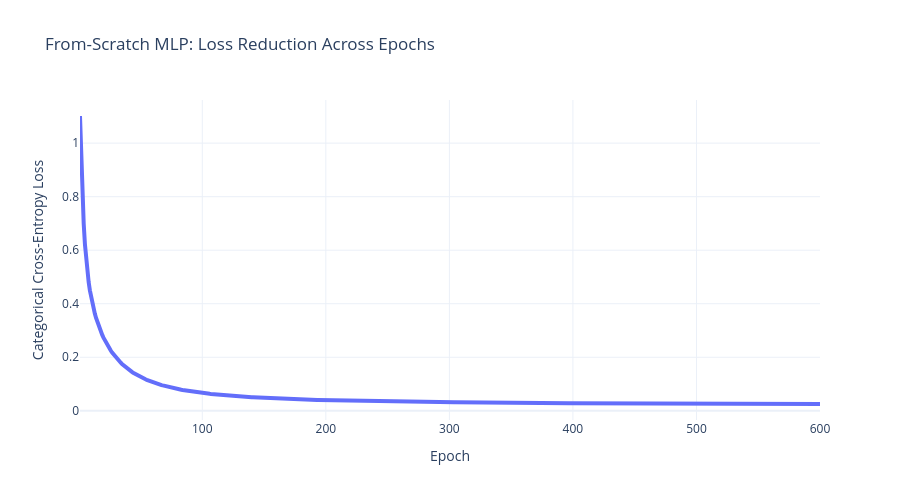
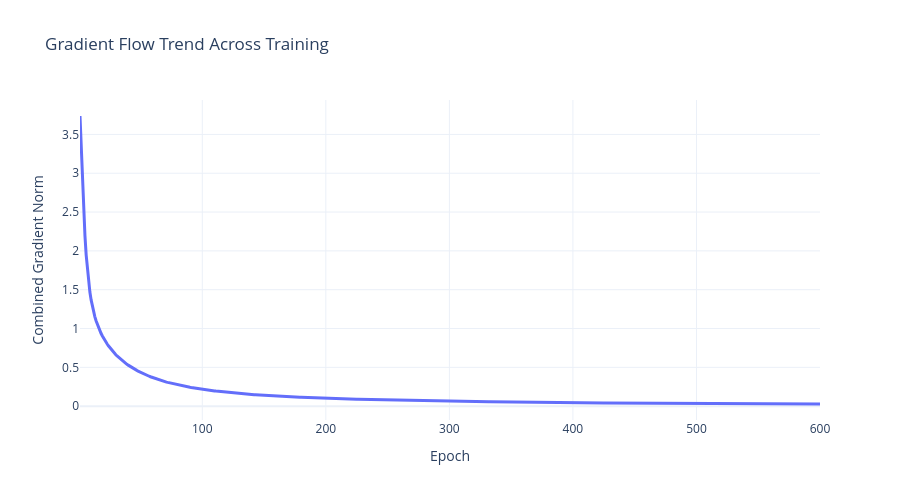

Source (notebook cell) for these figures, in order:
### Markdown cell above
## 📊 Visual Analysis of the From-Scratch Network

Now we visualize what the network learned.

### Why is visualization important?

Because training a neural network is not just about getting an accuracy number.

We also want to understand:

- whether the loss reduced smoothly
- whether gradients were stable
- whether the network actually learned meaningful decision boundaries
- whether the model is confident in its predictions

### What this tells us

If the plots look healthy, it means:

- forward propagation is producing useful representations
- backpropagation is updating weights in the right direction
- the network is learning patterns rather than guessing randomly

### Real-world analogy

In a company project, accuracy alone is like hearing “the patient is stable.”  
You still want the full chart:

- heart rate
- oxygen level
- blood pressure
- trend over time

Similarly, these plots help us inspect the internal health of training.

### Code cell
# -----------------------------------------
# BEAUTIFUL VISUALS FOR THE NUMPY MLP
# -----------------------------------------
# 1. Loss curve
fig_loss = go.Figure()
fig_loss.add_trace(go.Scatter(
    x=list(range(1, len(losses_np) + 1)),
    y=losses_np,
    mode="lines",
    name="Training Loss",
    line=dict(width=4)
))
fig_loss.update_layout(
    title="From-Scratch MLP: Loss Reduction Across Epochs",
    template="plotly_white",
    xaxis_title="Epoch",
    yaxis_title="Categorical Cross-Entropy Loss",
    height=500
)
fig_loss.show()

# 2. Gradient norm curve
fig_grad = go.Figure()
fig_grad.add_trace(go.Scatter(
    x=list(range(1, len(grad_norms) + 1)),
    y=grad_norms,
    mode="lines",
    name="Gradient Norm",
    line=dict(width=3)
))
fig_grad.update_layout(
    title="Gradient Flow Trend Across Training",
    template="plotly_white",
    xaxis_title="Epoch",
    yaxis_title="Combined Gradient Norm",
    height=500
)
fig_grad.show()

# 3. Decision boundary
xx, yy = np.meshgrid(
    np.linspace(X_train_np[:, 0].min() - 1.5, X_train_np[:, 0].max() + 1.5, 300),
    np.linspace(X_train_np[:, 1].min() - 1.5, X_train_np[:, 1].max() + 1.5, 300)
)

grid = np.c_[xx.ravel(), yy.ravel()]
gZ1 = grid @ W1 + b1
gA1 = relu(gZ1)
gZ2 = gA1 @ W2 + b2
gA2 = relu(gZ2)
gZ3 = gA2 @ W3 + b3
gA3 = softmax(gZ3)
grid_preds = np.argmax(gA3, axis=1).reshape(xx.shape)

plt.figure(figsize=(10, 8))
plt.contourf(xx, yy, grid_preds, alpha=0.35, levels=np.arange(-0.5, 3.5, 1), cmap="viridis")
plt.scatter(X_test_np[:, 0], X_test_np[:, 1], c=y_test_np, cmap="viridis", s=40, edgecolors="black")
plt.title("Decision Regions Learned by the From-Scratch Multi-Layer Perceptron", fontsize=15)
plt.xlabel("Feature 1 (standardized)")
plt.ylabel("Feature 2 (standardized)")
plt.show()

# 4. Prediction confidence table
sample_pred_df = pd.DataFrame(A3_test[:10], columns=[f"Class_{i}_Prob" for i in range(num_classes)])
sample_pred_df["True_Label"] = y_test_np[:10]
sample_pred_df["Predicted_Label"] = scratch_preds[:10]
sample_pred_df["Confidence"] = np.max(A3_test[:10], axis=1)

display(
    sample_pred_df.style
    .format("{:.4f}")
    .background_gradient(subset=["Confidence"], cmap="Greens")
    .set_caption("Sample Prediction Confidence Table (From-Scratch MLP)")
)

### Figure 1 — Plotly figure (JSON) as saved in the notebook; plotly's stock layout.template omitted (floating-point values rounded to 4 significant figures; data arrays with more than 128 entries replaced by an {"elided": "..."} marker saying what was removed)
{"data": [{"line": {"width": 4}, "mode": "lines", "name": "Training Loss", "type": "scatter", "x": {"elided": "600 int values"}, "y": {"elided": "600 float values"}}], "layout": {"height": 500, "title": {"text": "From-Scratch MLP: Loss Reduction Across Epochs"}, "xaxis": {"title": {"text": "Epoch"}}, "yaxis": {"title": {"text": "Categorical Cross-Entropy Loss"}}}}

### Figure 2 — Plotly figure (JSON) as saved in the notebook; plotly's stock layout.template omitted (floating-point values rounded to 4 significant figures; data arrays with more than 128 entries replaced by an {"elided": "..."} marker saying what was removed)
{"data": [{"line": {"width": 3}, "mode": "lines", "name": "Gradient Norm", "type": "scatter", "x": {"elided": "600 int values"}, "y": {"elided": "600 float values"}}], "layout": {"height": 500, "title": {"text": "Gradient Flow Trend Across Training"}, "xaxis": {"title": {"text": "Epoch"}}, "yaxis": {"title": {"text": "Combined Gradient Norm"}}}}
